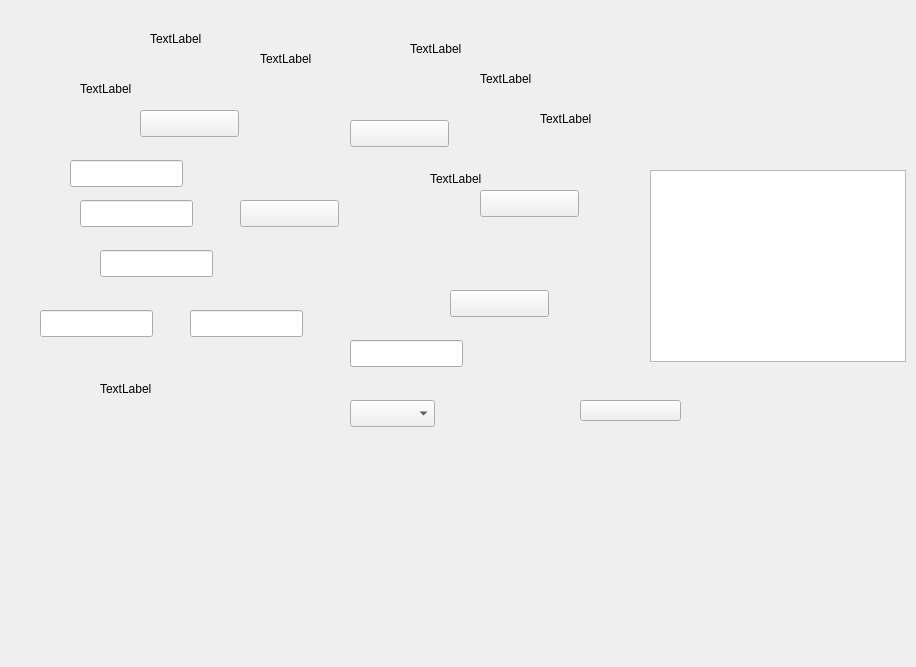
<?xml version="1.0" encoding="UTF-8"?>
<ui version="4.0">
 <class>QSettingUserForm</class>
 <widget class="QWidget" name="QSettingUserForm">
  <property name="geometry">
   <rect>
    <x>0</x>
    <y>0</y>
    <width>916</width>
    <height>667</height>
   </rect>
  </property>
  <property name="windowTitle">
   <string>Form</string>
  </property>
  <widget class="QPushButton" name="pb_settinguser_pgup">
   <property name="geometry">
    <rect>
     <x>140</x>
     <y>110</y>
     <width>99</width>
     <height>27</height>
    </rect>
   </property>
   <property name="text">
    <string/>
   </property>
  </widget>
  <widget class="QPushButton" name="pb_settinguser_pgdn">
   <property name="geometry">
    <rect>
     <x>240</x>
     <y>200</y>
     <width>99</width>
     <height>27</height>
    </rect>
   </property>
   <property name="text">
    <string/>
   </property>
  </widget>
  <widget class="QPushButton" name="pb_settinguser_delete">
   <property name="geometry">
    <rect>
     <x>350</x>
     <y>120</y>
     <width>99</width>
     <height>27</height>
    </rect>
   </property>
   <property name="text">
    <string/>
   </property>
  </widget>
  <widget class="QPushButton" name="pb_settinguser_add">
   <property name="geometry">
    <rect>
     <x>480</x>
     <y>190</y>
     <width>99</width>
     <height>27</height>
    </rect>
   </property>
   <property name="text">
    <string/>
   </property>
  </widget>
  <widget class="QPushButton" name="pb_settinguser_save">
   <property name="geometry">
    <rect>
     <x>450</x>
     <y>290</y>
     <width>99</width>
     <height>27</height>
    </rect>
   </property>
   <property name="text">
    <string/>
   </property>
  </widget>
  <widget class="QLineEdit" name="le_settinguser_name">
   <property name="geometry">
    <rect>
     <x>70</x>
     <y>160</y>
     <width>113</width>
     <height>27</height>
    </rect>
   </property>
  </widget>
  <widget class="QLineEdit" name="le_settinguser_passwd">
   <property name="geometry">
    <rect>
     <x>80</x>
     <y>200</y>
     <width>113</width>
     <height>27</height>
    </rect>
   </property>
  </widget>
  <widget class="QLineEdit" name="le_settinguser_passwdcomfire">
   <property name="geometry">
    <rect>
     <x>100</x>
     <y>250</y>
     <width>113</width>
     <height>27</height>
    </rect>
   </property>
  </widget>
  <widget class="QLineEdit" name="le_settinguser_people">
   <property name="geometry">
    <rect>
     <x>40</x>
     <y>310</y>
     <width>113</width>
     <height>27</height>
    </rect>
   </property>
  </widget>
  <widget class="QLineEdit" name="le_settinguser_time">
   <property name="geometry">
    <rect>
     <x>190</x>
     <y>310</y>
     <width>113</width>
     <height>27</height>
    </rect>
   </property>
  </widget>
  <widget class="QLineEdit" name="le_settinguser_note">
   <property name="geometry">
    <rect>
     <x>350</x>
     <y>340</y>
     <width>113</width>
     <height>27</height>
    </rect>
   </property>
  </widget>
  <widget class="QLabel" name="lb_settinguser_name">
   <property name="geometry">
    <rect>
     <x>150</x>
     <y>30</y>
     <width>67</width>
     <height>17</height>
    </rect>
   </property>
   <property name="text">
    <string>TextLabel</string>
   </property>
  </widget>
  <widget class="QLabel" name="lb_settinguser_passwd">
   <property name="geometry">
    <rect>
     <x>260</x>
     <y>50</y>
     <width>67</width>
     <height>17</height>
    </rect>
   </property>
   <property name="text">
    <string>TextLabel</string>
   </property>
  </widget>
  <widget class="QLabel" name="lb_settinguser_passwdcomfrie">
   <property name="geometry">
    <rect>
     <x>410</x>
     <y>40</y>
     <width>67</width>
     <height>17</height>
    </rect>
   </property>
   <property name="text">
    <string>TextLabel</string>
   </property>
  </widget>
  <widget class="QLabel" name="lb_settinguser_people">
   <property name="geometry">
    <rect>
     <x>480</x>
     <y>70</y>
     <width>67</width>
     <height>17</height>
    </rect>
   </property>
   <property name="text">
    <string>TextLabel</string>
   </property>
  </widget>
  <widget class="QLabel" name="lb_settinguser_time">
   <property name="geometry">
    <rect>
     <x>540</x>
     <y>110</y>
     <width>67</width>
     <height>17</height>
    </rect>
   </property>
   <property name="text">
    <string>TextLabel</string>
   </property>
  </widget>
  <widget class="QLabel" name="lb_settinguser_note">
   <property name="geometry">
    <rect>
     <x>430</x>
     <y>170</y>
     <width>67</width>
     <height>17</height>
    </rect>
   </property>
   <property name="text">
    <string>TextLabel</string>
   </property>
  </widget>
  <widget class="QTableView" name="tb_settinguser_list">
   <property name="geometry">
    <rect>
     <x>650</x>
     <y>170</y>
     <width>256</width>
     <height>192</height>
    </rect>
   </property>
  </widget>
  <widget class="QLabel" name="lb_settinguser_quanxian">
   <property name="geometry">
    <rect>
     <x>100</x>
     <y>380</y>
     <width>67</width>
     <height>17</height>
    </rect>
   </property>
   <property name="text">
    <string>TextLabel</string>
   </property>
  </widget>
  <widget class="QComboBox" name="cb_settinguser_quanxian">
   <property name="geometry">
    <rect>
     <x>350</x>
     <y>400</y>
     <width>85</width>
     <height>27</height>
    </rect>
   </property>
  </widget>
  <widget class="QPushButton" name="pb_settinguser_change">
   <property name="geometry">
    <rect>
     <x>580</x>
     <y>400</y>
     <width>101</width>
     <height>21</height>
    </rect>
   </property>
   <property name="text">
    <string/>
   </property>
  </widget>
  <widget class="QLabel" name="label_usertitle">
   <property name="geometry">
    <rect>
     <x>80</x>
     <y>80</y>
     <width>67</width>
     <height>17</height>
    </rect>
   </property>
   <property name="text">
    <string>TextLabel</string>
   </property>
  </widget>
 </widget>
 <resources/>
 <connections/>
</ui>
